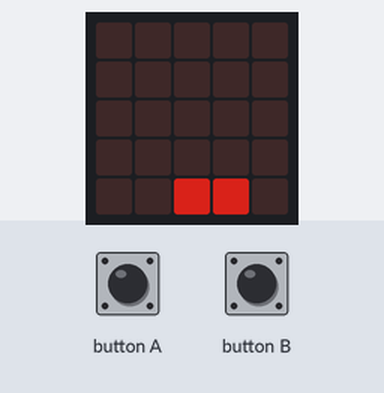
The program below on a simulated BBC micro:bit running MicroPython. Parts: the board's 5×5 LED display. The inputs (shaded band) are chosen by the test bench. Dim RGB values are drawn brighter than linear; random numbers come from a fixed seed.

Above: at 1.2 s.
1.3 s: button A pressed for 0.15 s
At 1.65 s:
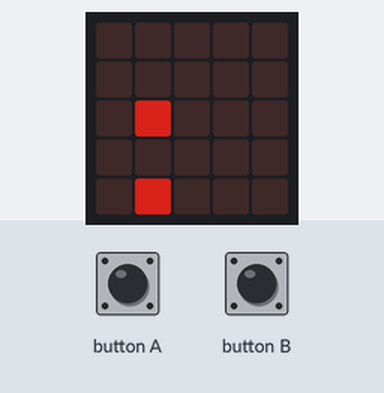
2.0 s: button B pressed for 0.15 s
At 2.25 s:
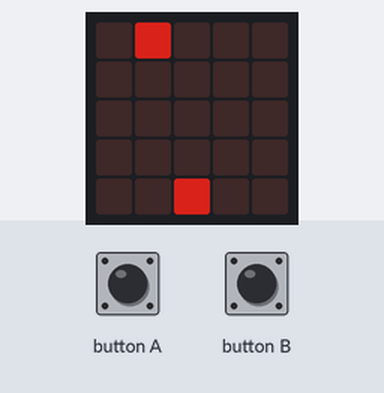
2.7 s: button A pressed for 1 s
At 2.85 s:
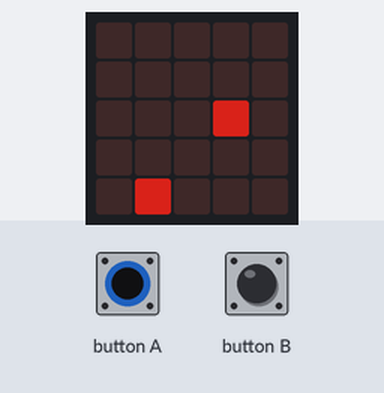
4.3 s: button B pressed for 1 s
At 4.95 s:
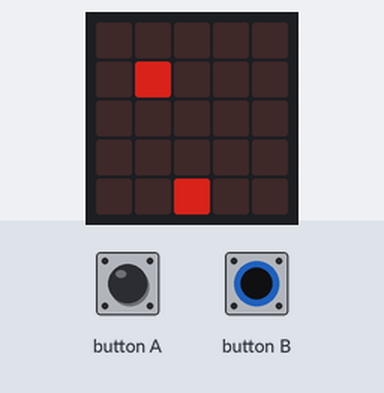
5.9 s: button B pressed for 0.15 s
At 6.16 s:
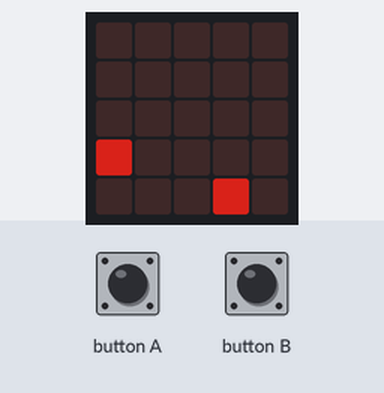
6.6 s: button B pressed for 3.2 s
At 6.76 s:
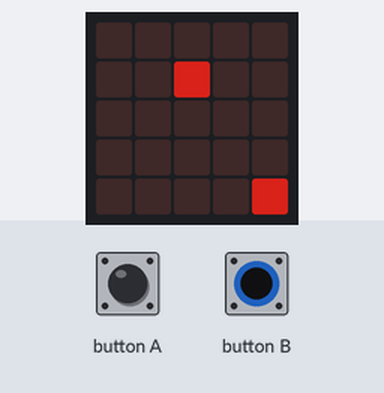
Timing chart, 0 to 9.6 s (numbered marks = the images above; inputs shaded):
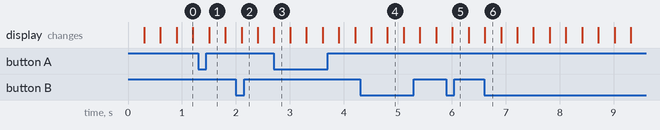

The program:

ball.py
```python
from microbit import *

import random


class Ball:

    def __init__(self, x, y, dx, dy):
        self.x = x
        self.y = y
        self.dy = dx
        self.dx = dy

    def move(self):
        display.set_pixel(self.x, self.y, 0)
        self.y += self.dy
        self.x += self.dx

        if(self.y == 0):
            self.dy = 1
            self.dx = random.choice([-1, 0, 1])
        if(self.y == 4):
            self.dy = -1
            self.dx = random.choice([-1, 0, 1])

        if(self.x == 0):
            self.dx = 1
        if(self.x == 4):
            self.dx = -1

    def show(self):
        display.set_pixel(self.x, self.y, 5)


class Player:

    def __init__(self, x):
        self.x = x

    def move(self, direction):
        display.set_pixel(self.x, 4, 0)
        self.x += direction
        if(self.x < 0):
            self.x = 0
        if(self.x > 4):
            self.x = 4

    def show(self):
        display.set_pixel(self.x, 4, 5)


player = Player(2)
ball = Ball(2, 1, 1, 1)

while(True):
    player.show()
    ball.show()

    sleep(300)

    ball.move()
    if button_a.was_pressed():
        player.move(-1)
    if button_b.was_pressed():
        player.move(1)
```
